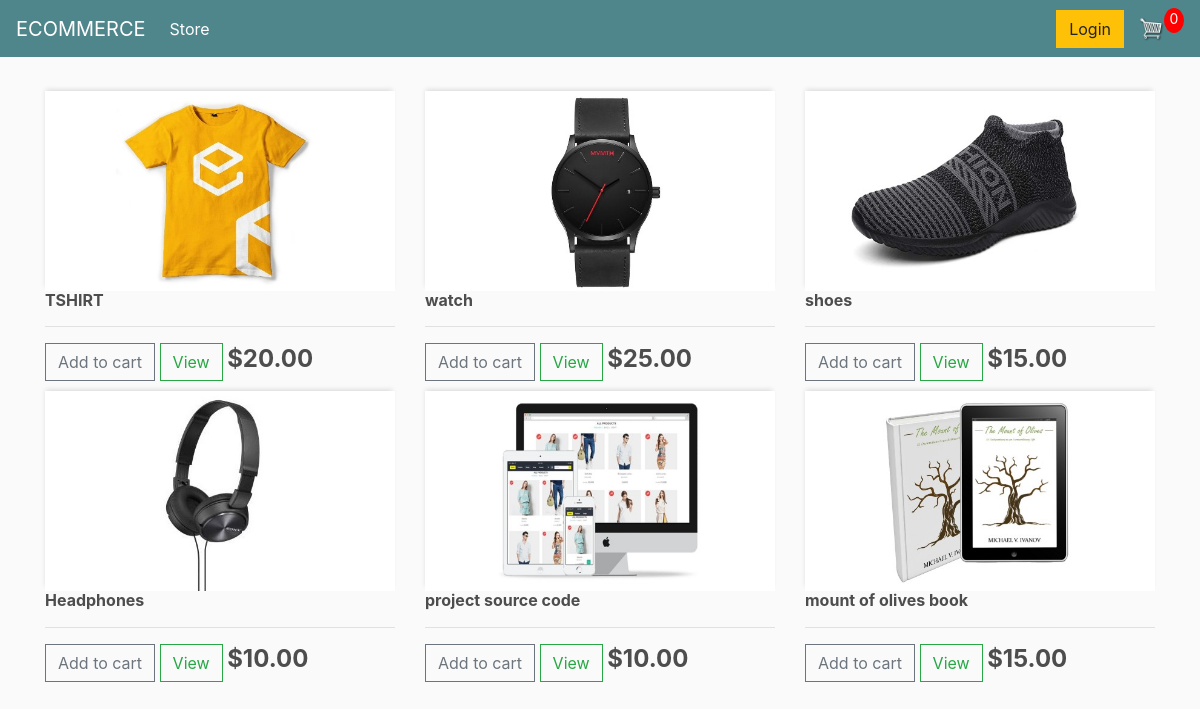
The page / on the database its author committed.
### store/models.py (models this page shows, shortened)
class Product(models.Model):
    name=models.CharField(max_length=100)
    price=models.DecimalField(max_digits=5,decimal_places=2)
    digital=models.BooleanField( default=False,null=True, blank=True)
    image=models.ImageField(null=True, blank=True)
    @property
    def imageURL(self):
        try:
           url = self.image.url
        except:
           url = ''
        return url

### store/views.py (the view)
# urls.py: path('',include('store.urls'))
def store(request):
    data=cartData(request)
    cartItems=data['cartItems']
    order=data['order']
    items=data['items']
    products=Product.objects.all()
    context={'products': products,'cartItems': cartItems}
    return render(request, 'store.html',context)

### store/utils.py (called while the page is built, shortened)
def cookieCart(request):
        try:
            cart= json.loads(request.COOKIES['cart'])
        except:
            cart={}
        print('Cart', cart)
        items=[]
        order={'get_cart_items':0,'get_cart_total':0,'shipping':False}
        cartItems=order['get_cart_items']
        return{'cartItems':cartItems,'order':order,'items':items}

def cartData(request):
	if request.user.is_authenticated:
		customer = request.user.customer
		order, created = Order.objects.get_or_create(customer=customer, complete=False)
		items = order.orderitem_set.all()
		cartItems = order.get_cart_items
	else:
		cookieData = cookieCart(request)
		cartItems = cookieData['cartItems']
		order = cookieData['order']
		items = cookieData['items']
	return {'cartItems':cartItems ,'order':order, 'items':items}

### templates/store/store.html
{% extends 'main.html' %}
{% load static %}
{% block content %}
<div class="row">
    {% for product in products %}
    <div class="col-lg-4">
        <div class="boxelement product">
            <img class ="thumbnail" src="{{ product.imageURL }}">
            <h6><strong>{{ product.name }}</strong></h6>
            <hr>
            <button data-product="{{ product.id }}" data-action="add" class="btn btn-outline-secondary add-btn update-cart">Add to cart</button>
            <a class="btn btn-outline-success" href="#">View</a>
            <h4 style="display: inline-block; float: rigth;"><strong>${{ product.price|floatformat:2 }}</strong></h4>
        </div>
    </div>
        {% endfor %}
</div>
{% endblock %}

### templates/store/main.html (shortened to what this page needs)
{% load static %}
<!DOCTYPE html lang="en">
<head>
	<link rel="stylesheet" href="https://stackpath.bootstrapcdn.com/bootstrap/4.4.1/css/bootstrap.min.css">
	<link rel="stylesheet" type="text/css" href="{% static 'main.css' %}">
</head>
<body>
    <div classs="container">
        <nav class="navbar navbar-expand-lg navbar-dark bg-dark">
            <a class="navbar-brand" href="{% url 'store' %}">ECOMMERCE</a>
            <div class="collapse navbar-collapse" id="navbarSupportedContent">
              <ul class="navbar-nav mr-auto">
                <li class="nav-item active">
                  <a class="nav-link" href="{% url 'store' %}">Store <span class="sr-only">(current)</span></a>
                </li>
              </ul>
              <div class="form-inline my-2 my-lg-0">
                       <a href="#"class="btn btn-warning">Login</a>
                       <a href="{% url 'cart' %}">
                       <img  id="cart-icon" src="{% static 'images/cartim.png' %}">
                       </a>
                     <p id="cart-total">{{ cartItems }}</p>
                   </div>
            </div>
          </nav>
         <div class="container">
                <br>
                {% block content %}
                 {% endblock content %}
         </div>
   </div>
</body>
</html>

### static/main.css (style rules this page uses)
body { background-color: hsl(0, 0%, 98%); }
h1,h2,h3,h4,h5,h6 { color:hsl(0, 0%, 30%); }
.thumbnail { width: 100%; height: 200px; -webkit-box-shadow: -1px -3px 5px -2px rgba(214,214,214,1); -moz-box-shadow: -1px -3px 5px -2px rgba(214,214,214,1); box-shadow: -1px -3px 5px -2px rgba(214,214,214,1); }
.product { border-radius: 0 0 4px 4px; }
.bg-dark { background-color: #4f868c!important; }
#cart-icon { width:25px; display: inline-block; margin-left: 15px; }
#cart-total { display: block; text-align: center; color:#fff; background-color: red; width: 20px; height: 25px; border-radius: 50%; font-size: 14px; }
.col-lg-4, .col-lg-6, .col-lg-8, .col-lg-12 { margin-top: 10px; }
.btn { border-radius: 0; }

### rows shown on the page
Product: imageURL (picture), name "TSHIRT", price "20.00"
Product: imageURL (picture), name "watch", price "25.00"
Product: imageURL (picture), name "shoes", price "15.00"
Product: imageURL (picture), name "Headphones", price "10.00"
Product: imageURL (picture), name "project source code", price "10.00"
Product: imageURL (picture), name "mount of olives book", price "15.00"

### other values the page prints
{{ cartItems }} "0"
